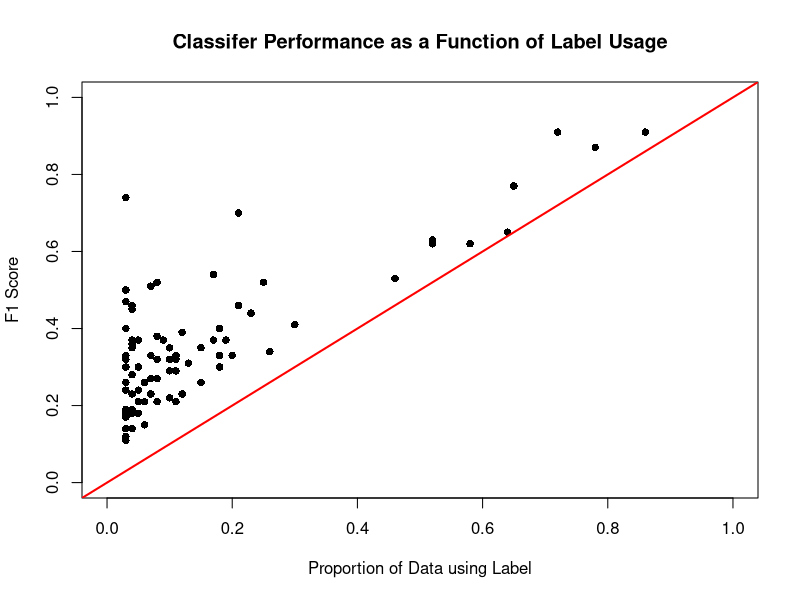
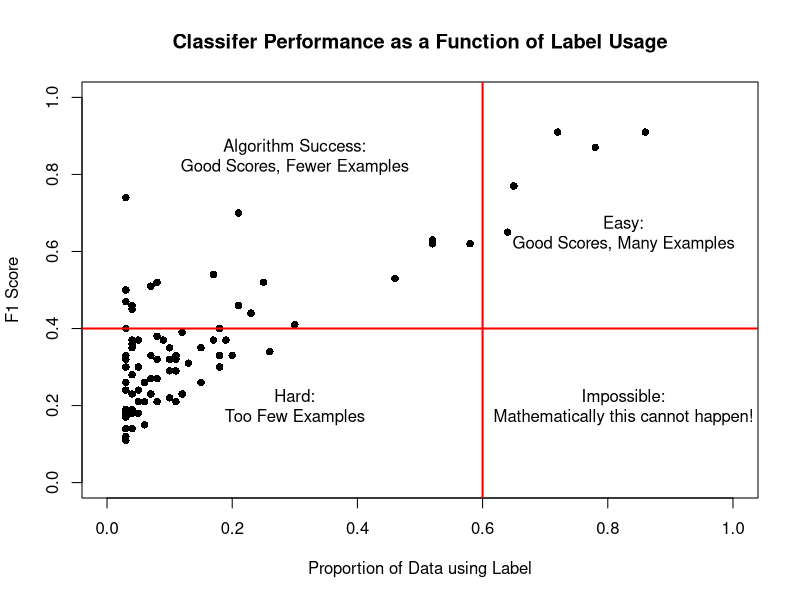
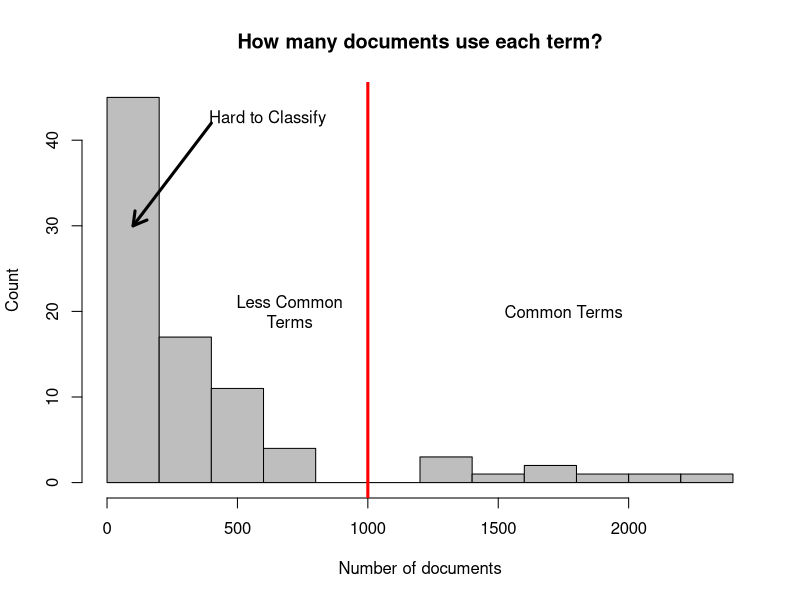
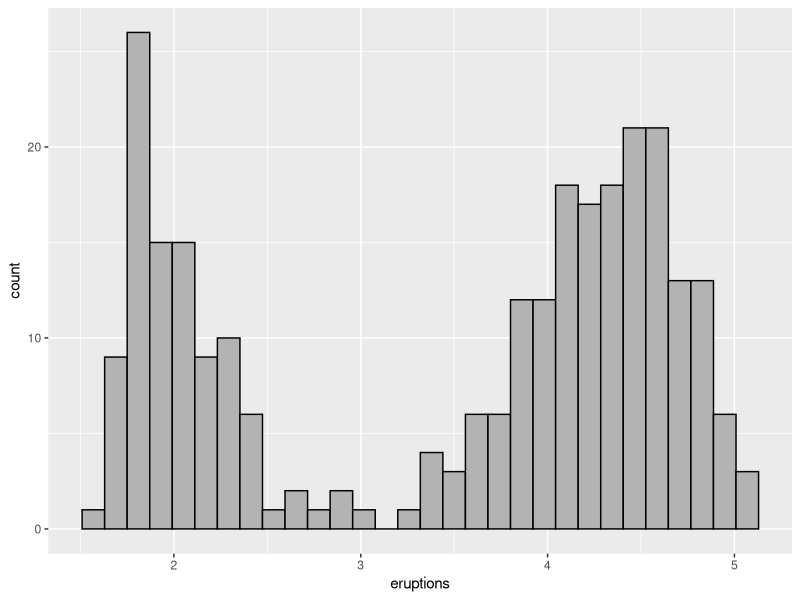
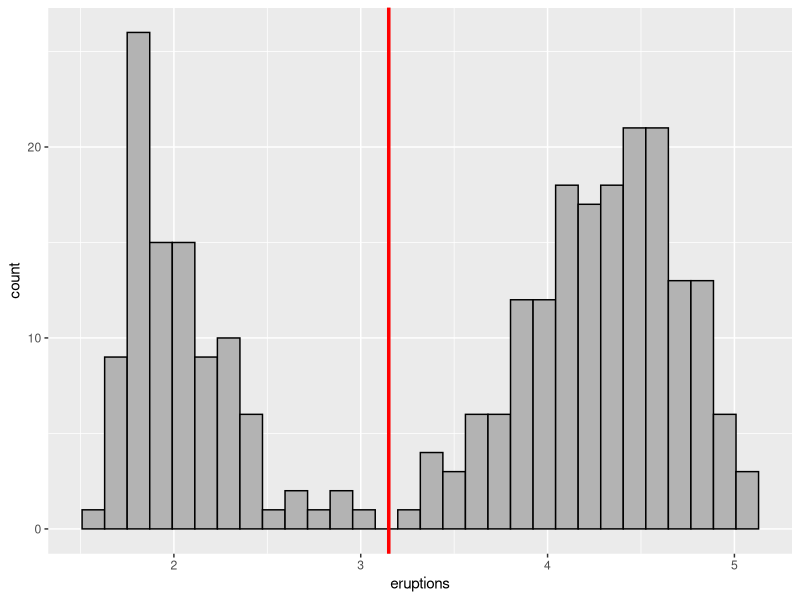
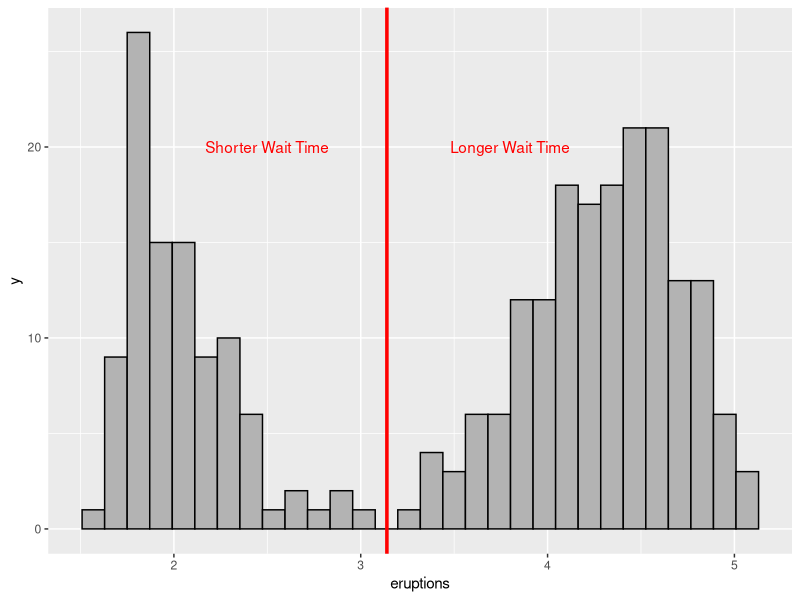
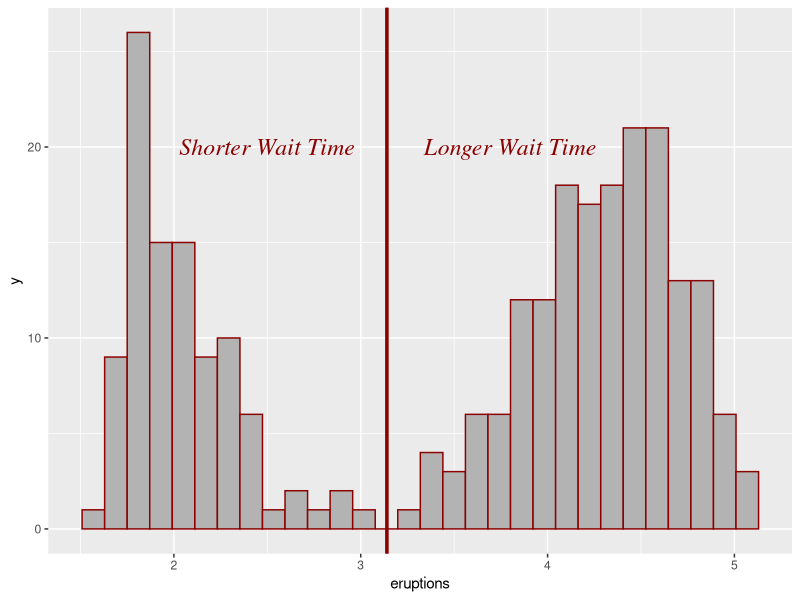
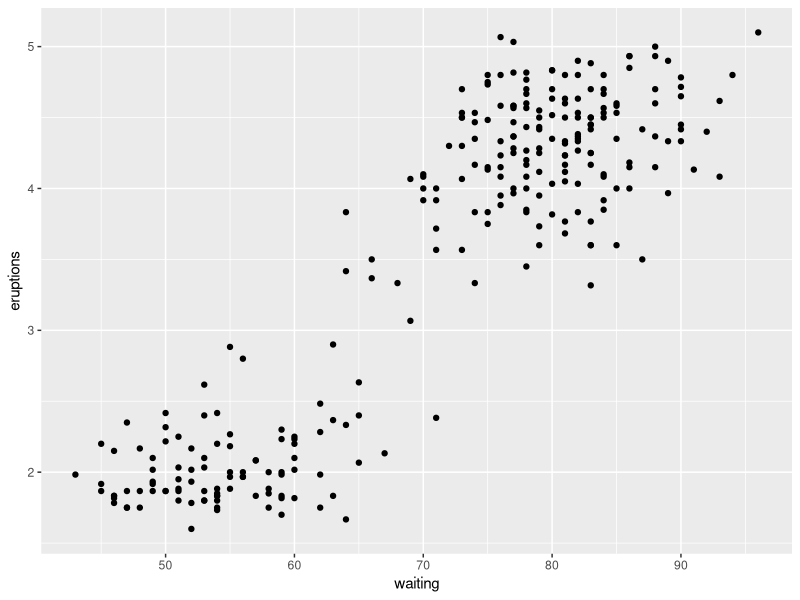

R code for these plots, in order:
# Figures for Psychological Research 3: Annotations
# 
# Examples of: 
#
# Presented @ SEPA 2019 Annual Meeting 
# Workshop: Graphics in R for Research and Publication
#
# Matthew D. Turner 
# Georgia State University 
# mturner46@gsu.edu
#
# 2019.03.22

# This file contains examples of (relatively) simple plots in base R
# and ggplot, with some additional tweaks and also annotations.
#
# For publications annotations are often critical for effective
# communication.
#
# The primary focus of this workshop is on using ggplot2 as a library
# to make good quality graphics for research. However, the base R
# graphics system is usually already well-known by R users, fairly
# easy to use, and has some nice tricks to make specific kinds of
# figures.
#
# One place where base R graphics works well is with easy annotation
# of simple plots. Text and lines can be added easily, often more
# easily and precisely than can be done with Excel. Here we show some
# examples of base R plots relevant to psychology and several
# marked-up examples to give you some ideas.



# Example 1: Scatterplot with regions marked by vertical & horizontal
#            lines
#
# This example is from some of my own research in computing and
# informatics; however it can be applied to any data for which a
# scatterplot may be used.
#
# We have some data that relates how often certain terminology is used
# in the scientific literature (calculated from actual downloaded
# scientific papers from the journal _Frontiers in Psychology_) and
# how well a computer using a machine-learning algorithm can identify
# papers that SHOULD use these terms. We are interested in making
# software that can automatically label papers.
#
# Machine learning algorithms work best when they have many examples
# of how terms are used in scientific papers, that is, a higher
# proportion of papers using the term, but many technical terms are
# used infrequently. The plot below relates how often terms are used
# (the variable: ml$freqLabel on the horizontal axis) to how well the
# machine can classify the papers as needing the term (using something
# called the "F1-score," ml$f1, which ranges from 0, bad, to 1,
# excellent). The goal of this example is to show how to mark off
# regions of a plot and label them, but we start with adding a simple
# line.

# Load the data:

ml <- read.csv("Data/machine_learning_example_data.csv")
summary(ml)

# BASE-R: 
# 
# (1) Make a basic, but good quality, plot.

plot(ml$freqLabel, ml$f1, xlim = c(0,1), ylim = c(0,1), pch = 16,
     main = "Classifer Performance as a Function of Label Usage",
     xlab = "Proportion of Data using Label", ylab = "F1 Score")

# Notice the boundary (floor/ceiling) effects present on the left edge
# of the data region, and the fact that the data does not seem to go
# below the y = x diagonal line. This is an artifact of the data we
# are using. Let's say we wish to highlight this feature.
#
# (2) Explore the diagonal effect.
#
# If we want to look at the diagonal, we can add a y = x line. To do
# this we use the R function abline(a,b) to draw the line. You enter
# the equation of the line's coefficients to the function. The line we
# want is the line y = x which in y = a + bx form is: y = 0 + 1x (so
# we have, a = 0; b = 1):

abline(a = 0, b = 1, col = "red", lwd = 2)

# I think that lines look better at a width greater than 1, so I set
# "lwd" to 2. You should be comfortable with color setting by now. We
# can see that the points are all (within rounding) above this line.
#
# (3) Add plot regions.
#
# To look at the data, the original plot, or maybe the one with the
# diagonal, is sufficient. But we would like to draw the readers
# attention to the regions defined by both good algorithm performance
# (y-axis F1 scores > 0.40) and regions defined by high proportions of
# terminology usage (x-axis proportions above 0.60).
#
# We start by redrawing a clean version of the original plot, then we
# use special versions of abline() to add the regions. Note that as a
# general rule, you redraw plots by simply re-running the plot
# commands.

plot(ml$freqLabel, ml$f1, xlim = c(0,1), ylim = c(0,1), pch = 16,
     main = "Classifer Performance as a Function of Label Usage",
     xlab = "Proportion of Data using Label", ylab = "F1 Score")

abline(v = 0.6, lwd = 2, col = "red")  # v for vertical line at x = 0.6
abline(h = 0.4, lwd = 2, col = "red")  # h for horizontal line, y = 0.4

# So we have four regions. To label them we use the text() function in
# R. We give x and y coordinates, followed by the text we want. The
# weird looking "\n" (backslash-en) puts a new line in between the
# text. Note that the x and y coordinates chosen for the labels were
# picked by eye. You can do that if you like, or you could just as
# easily base the positions on some mathematical feature of the data.

text(0.825, 0.65, "Easy:\nGood Scores, Many Examples")
text(0.3, 0.85, "Algorithm Success:\nGood Scores, Fewer Examples")
text(0.3, 0.2, "Hard:\nToo Few Examples")
text(0.825, 0.2, "Impossible:\nMathematically this cannot happen!")


# Example 2: Simple histogram with labels
#
# This example plots a histogram with some markup. We use the count
# data from the same file loaded above.

termUsage <- ml$numTexts  # counts of how many documents use each term

hist(termUsage, main = "How many documents use each term?", 
     xlab = "Number of documents", ylab = "Count", col = "gray")

# Mark regions of interest and label them

abline(v = 1000, col = "red", lwd = 3)
text(1750, 20, "Common Terms")
text(700, 20, "Less Common\nTerms")

# Add an arrow and an additional label.
#
# The arrow is specified by starting and ending points. The x0 and y0
# coordinate is the start point, and the x1 and y1 coordinates are the
# ending point. The length = 0.15 sets the length of the arrowhead's
# lines.

arrows(x0 = 400, y0 = 42, x1 = 100, y1 = 30, length = 0.15, lwd = 3)
text(615, 42.5, "Hard to Classify")

# Note that this uses "base R" graphics and there are additional
# packages you can add to R that do this, possibly with better
# quality. See:
#
# http://bookdown.org/ndphillips/YaRrr/low-level-plotting-functions.html
# 
# and
# 
# http://www.countbio.com/web_pages/left_object/R_for_biology/R_fundamentals/draw_inside_plot_R.html
#
# for some details of doing these things in base R. You may also want
# to check out the "Shape" package:
#
# http://www.rdocumentation.org/packages/shape/versions/1.4.4
#
# for more advanced tools for making shape based annotation on plots
# in base R. 
# 
# Publication Quality Output
# 
# To end this example we will make a PDF version of the figure. To get
# the details of this process, see the file "publication_graphics.R"
# included with this workshop.

# Set the output "device" to make a PDF:

pdf("base_r_hisotgram_example.pdf", width = 8, height = 5)

# Redo the whole plot again. Note that when I looked at the PDF the
# coordinates of the arrow and the locations of the text were a little
# off, so I adjusted the coordinates a little bit. Again, this was
# done iteratively, by eye, until I was satisfied.

hist(termUsage, main = "How many documents use each term?", xlab = "Number of documents", ylab = "Count", col = "gray")
abline(v = 1000, col = "red", lwd = 3)
text(1750, 20, "Common Terms")
text(700, 20, "Less Common\nTerms")
arrows(x0 = 600, y0 = 41, x1 = 100, y1 = 25, length = 0.15, lwd = 3)
text(630, 42.5, "Hard to Classify")

# Write the PDF file to the hard disk:

dev.off()

# Look at the PDF file generated. As I mentioned above it has been
# tweaked a little bit by simply remaking the figure a few times and
# adjusting the locations of the arrow and the text.
#
# Notice also that it looks better than the examples shown inside of
# RStudio. It is important to look directly as the graphics placed in
# files; their corresponding versions in RStudio will always look
# different!



# Some ggplot Examples
#
# ggplot allows a lot of kinds of annotation as well, here are a few
# simple examples. For more examples see Chang's _R Graphics Cookbook_
# mentioned in the slide presentation. There are also many examples
# online. Some examples are at:
#
# http://r-statistics.co/Complete-Ggplot2-Tutorial-Part2-Customizing-Theme-With-R-Code.html
#
# and one detailed example at:
# 
# http://www.r-bloggers.com/how-to-annotate-a-plot-in-ggplot2/
# 
# which we will use here.

library(ggplot2)

# ggplot Example 1: Histogram
# 
# GGPLOT: We know how to do a histogram already. We will use the "Old
# Faithful" geyser data included with R:

data(faithful)
summary(faithful)

# Eruptions is the eruption time of the geyser, and waiting is the
# waiting time in between eruptions. There is a pattern in the data
# that shows that longer waiting times result in bigger (longer)
# eruptions.

g <- ggplot(aes(x = eruptions), data = faithful) + 
  geom_histogram(color = "black", fill = "gray70") 
g

# Let's emphasize the break between the two piles of data:

g <- ggplot(aes(x = eruptions), data = faithful) + 
  geom_histogram(color = "black", fill = "gray70") + 
  geom_vline(xintercept = 3.15, color = "red", lwd = 1.2)
g

# And let's add some text:

g <- ggplot(aes(x = eruptions), data = faithful) + 
  geom_histogram(color = "black", fill = "gray70") + 
  geom_vline(xintercept = 3.14, color = "red", lwd = 1.2) +
  annotate("text", label = "Longer Wait Time", x = 3.8, y = 20, 
           color = "red") +
  annotate("text", label = "Shorter Wait Time", x = 2.5, y = 20,
           color = "red")
g

# ggplot allows a lot of manipulation of the text with parameters:

g <- ggplot(aes(x = eruptions), data = faithful) + 
  geom_histogram(color = "darkred", fill = "gray70") + 
  geom_vline(xintercept = 3.14, color = "darkred", lwd = 1.2) +
  annotate("text", label = "Longer Wait Time", x = 3.8, y = 20, 
           color = "darkred", family = "serif", fontface = "italic",
           size = 6) +
  annotate("text", label = "Shorter Wait Time", x = 2.5, y = 20,
           color = "darkred", family = "serif", fontface = "italic",
           size = 6)
g

# ggplot Example 2: Scatterplot
# 
# We use the geyser data again:

g <- ggplot(aes(x = waiting, y = eruptions), data = faithful) +
  geom_point()
g

# We can split this on the medians:

g <- ggplot(aes(x = waiting, y = eruptions), data = faithful) +
  geom_point() + 
  geom_vline(xintercept = median(faithful$waiting), color = "red") +
  geom_hline(yintercept = median(faithful$eruptions), color = "red")
g

# Notice that the medians do not adequately show the bounds of the two
# "clumps" of data. Maybe the means do better:

g <- ggplot(aes(x = waiting, y = eruptions), data = faithful) +
  geom_point() + 
  geom_vline(xintercept = mean(faithful$waiting), color = "red") +
  geom_hline(yintercept = mean(faithful$eruptions), color = "red")
g

# Certainly better! We can add text to any location using the
# annotate() function from the previous example. I will leave this to
# you to experiment with on your own.
#
# ggplot Example 3: Math
#
# This is getting a bit advanced, but ggplot can show math in its
# annotations, too. To be fair, so can base R graphics, but there it
# is a little harder to do. This final example is harder than the rest
# of them, so if it is too much, you can skip it for now.
#
# The first plot below is a collection of tricks to make ggplot show
# the normal curve. Don't worry about the details, but if you care,
# all we did was make a "fake" data frame to hold two numbers x = -3
# and x = 3. This is the range of the output normal curve.

p <- ggplot(aes(x = x), data = data.frame(x = c(-3,3))) +
  stat_function(fun = dnorm)
p

# Here is a mathematical label. We tell annotate() to "parse" the math
# (by setting "parse = TRUE").

p <- ggplot(aes(x = x), data = data.frame(x = c(-3,3))) +
  stat_function(fun = dnorm) + 
  annotate("text", x = 1.75, y = 0.3, parse = TRUE, size = 8,
           label = "frac(1,sqrt(2 * pi)) * e^{-x^2/2}")
p

# EOF